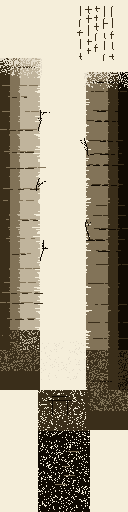

This figure's Python source:
#!/usr/bin/env python3
"""
Session 01 — Ink Wash Painting
Study: Sesshū Tōyō, Haboku-sansui (1495)
       After studying Wulong, Chongqing karst gorge.

Attempt 5: Informed by nature.
  - Cliff faces are VERTICAL WALLS, not tilted masses
  - Horizontal stratification within the rock
  - Trees grow from crevices at multiple heights, not from summit
  - Sky gap (paper) between two flanking cliff walls — bilateral composition
  - Human structure at gorge floor, tiny
  - Deep shadow at base

Visualization pass first: sketch composition in buffer, then commit.
"""
from PIL import Image
import math, random, os

W, H = 128, 512
OUT = os.path.dirname(os.path.abspath(__file__))

PAPER = (245, 238, 218)
MIST  = (228, 220, 202)
LIGHT = (192, 180, 156)
MID   = (130, 115,  88)
DARK  = ( 58,  46,  26)
BLACK = ( 16,  10,   2)

TONES = [BLACK, DARK, MID, LIGHT, MIST, PAPER]


def new_canvas(fill=PAPER):
    img = Image.new("RGB", (W, H), fill)
    return img, img.load()


# ── Primitives ────────────────────────────────────────────────────────────────

def set_px(px, x, y, tone):
    if 0 <= x < W and 0 <= y < H:
        px[x, y] = tone


def ink_line(px, pts, tone, width=1, rng=None, dry=False, dry_prob=0.22):
    for i in range(len(pts) - 1):
        x1, y1 = pts[i]
        x2, y2 = pts[i + 1]
        steps = max(abs(x2 - x1), abs(y2 - y1), 1)
        for j in range(steps + 1):
            if dry and rng and rng.random() < dry_prob:
                continue
            t = j / steps
            x = int(x1 + (x2 - x1) * t)
            y = int(y1 + (y2 - y1) * t)
            for w in range(width):
                set_px(px, x + w, y, tone)
                set_px(px, x, y + w, tone)


def striation(px, x0, x1, y, tone, rng, gap_prob=0.15):
    """Single horizontal stratification line across a cliff face segment."""
    x = x0
    while x < x1:
        if rng.random() < gap_prob:
            x += rng.randint(2, 6)
            continue
        run = rng.randint(3, 9)
        for rx in range(run):
            set_px(px, x + rx, y, tone)
        x += run + rng.randint(0, 3)


def cliff_wall(px, x0, x1, y0, y1, rng,
               base_tone=LIGHT, stria_tone=MID, shadow_tone=DARK,
               shadow_side='left', turbulence=0.12):
    """
    Paint a vertical cliff wall between x0..x1, y0..y1.
    - Base wash across the face
    - Horizontal striations (geological strata)
    - Shadow on one side (where wall recedes)
    - Irregular outer edge
    """
    # Outer edge turbulence per scanline
    for y in range(y0, y1):
        # Determine actual left/right edge with turbulence
        jitter_l = int(rng.gauss(0, turbulence * (x1 - x0)))
        jitter_r = int(rng.gauss(0, turbulence * (x1 - x0)))
        xl = max(x0, x0 + jitter_l) if shadow_side == 'right' else x0
        xr = min(x1, x1 + jitter_r) if shadow_side == 'left' else x1

        for x in range(xl, xr):
            # Base tone across face
            t = base_tone
            # Shadow deepens toward shadow_side
            if shadow_side == 'left':
                frac = (x - xl) / max(xr - xl, 1)
                if frac < 0.25:
                    t = shadow_tone
                elif frac < 0.5:
                    t = stria_tone
            else:
                frac = (xr - x) / max(xr - xl, 1)
                if frac < 0.25:
                    t = shadow_tone
                elif frac < 0.5:
                    t = stria_tone
            set_px(px, x, y, t)

    # Horizontal striations across the face
    stria_ys = []
    y = y0 + rng.randint(8, 16)
    while y < y1 - 4:
        stria_ys.append(y)
        y += rng.randint(10, 22)

    for sy in stria_ys:
        # Striation spans part of the wall — irregular
        sx0 = x0 + rng.randint(0, (x1 - x0) // 4)
        sx1 = x1 - rng.randint(0, (x1 - x0) // 4)
        striation(px, sx0, sx1, sy, stria_tone, rng)
        # Second line close by — doubling gives weight
        if rng.random() < 0.5:
            striation(px, sx0 + rng.randint(-2,2), sx1 + rng.randint(-2,2),
                      sy + 1, shadow_tone, rng, gap_prob=0.3)

    # Base shadow — darkest at gorge floor
    shadow_depth = min(40, (y1 - y0) // 3)
    for y in range(y1 - shadow_depth, y1):
        alpha = (y - (y1 - shadow_depth)) / shadow_depth
        t = DARK if alpha > 0.5 else MID
        for x in range(x0, x1):
            set_px(px, x, y, t)


def crevice_tree(px, x, y, rng, lean=0):
    """
    Tree growing from a cliff face — sparse, gnarled.
    lean: -1 left, 0 vertical, 1 right. Grows outward from cliff.
    """
    h = rng.randint(12, 20)
    # Trunk leans outward from cliff face
    trunk = [
        (x, y),
        (x + lean * rng.randint(1, 3), y - h // 2),
        (x + lean * rng.randint(2, 5), y - h),
    ]
    ink_line(px, trunk, BLACK, 1, rng)
    # Branches — sparse, reach toward empty space
    for _ in range(rng.randint(2, 4)):
        by = y - rng.randint(h // 3, h - 2)
        bx_tip = x + lean * rng.randint(3, 10) + rng.randint(-3, 3)
        ink_line(px, [(x + lean * 2, by), (bx_tip, by - rng.randint(1, 5))],
                 BLACK, 1, rng, dry=True)


def inscription(px, rng, x_start=82, y_start=8, cols=5):
    """Vertical inscription columns, right side."""
    for col in range(cols):
        cx = x_start + col * 8
        if cx >= W:
            break
        y = y_start
        while y < 55:
            ch = rng.randint(5, 10)
            ink_line(px, [(cx, y), (cx + rng.randint(-1, 1), y + ch)], DARK, 1, rng)
            if rng.random() < 0.45:
                ink_line(px, [(cx - rng.randint(1,3), y + ch//2),
                              (cx + rng.randint(1,3), y + ch//2)], DARK, 1, rng)
            y += ch + rng.randint(2, 5)


# ── Visualization (buffer sketch) ────────────────────────────────────────────

def visualize_composition(rng):
    """
    Quick compositional sketch — flat blocks, no texture.
    Use this to verify the layout before rendering.
    """
    img, px = new_canvas()

    # Left cliff: x 0..38, y 60..380
    for y in range(60, 380):
        for x in range(0, 38):
            px[x, y] = MID

    # Right cliff: x 90..128, y 80..420
    for y in range(80, 420):
        for x in range(90, W):
            px[x, y] = MID

    # Sky gap: paper (already)
    # Gorge floor: dark, y 350..512
    for y in range(360, H):
        for x in range(20, 108):
            if x < 38 or x > 90:
                px[x, y] = DARK
            else:
                px[x, y] = DARK

    # Structure at floor
    for y in range(400, 420):
        for x in range(50, 78):
            px[x, y] = BLACK

    img.save(os.path.join(OUT, "attempt_05_viz.png"))
    print("  composition viz saved")
    return img


# ── Final composition ─────────────────────────────────────────────────────────

def compose(px, rng):

    # Inscription — top right
    inscription(px, rng, x_start=80, y_start=6, cols=5)

    # ── LEFT CLIFF WALL ───────────────────────────────────────────────────
    # Dominates left side. Face visible on right edge (shadow left).
    # Top: emerges from mist around y=58. Bottom: extends to y=390.
    # Width: 0..42, with irregular right edge.

    cliff_wall(px, 0, 40, 58, 390, rng,
               base_tone=LIGHT, stria_tone=MID, shadow_tone=DARK,
               shadow_side='left', turbulence=0.08)

    # Left cliff: darker mass near base
    for y in range(330, 390):
        for x in range(0, 40):
            if rng.random() < 0.7:
                set_px(px, x, y, DARK)

    # Trees on LEFT cliff face — leaning RIGHT into the gap
    crevice_tree(px, 38, 130, rng, lean=1)
    crevice_tree(px, 36, 190, rng, lean=1)
    crevice_tree(px, 40, 260, rng, lean=1)

    # ── RIGHT CLIFF WALL ──────────────────────────────────────────────────
    # Recedes into background slightly. Top: y=72. Bottom: y=430.
    # Width: 86..128, shadow on right edge.

    cliff_wall(px, 86, W, 72, 430, rng,
               base_tone=MID, stria_tone=DARK, shadow_tone=BLACK,
               shadow_side='right', turbulence=0.06)

    # Right cliff: darker overall (in shadow relative to left)
    for y in range(350, 430):
        for x in range(86, W):
            if rng.random() < 0.65:
                set_px(px, x, y, DARK)

    # Trees on RIGHT cliff face — leaning LEFT into the gap
    crevice_tree(px, 88, 155, rng, lean=-1)
    crevice_tree(px, 90, 240, rng, lean=-1)

    # ── SKY GAP ────────────────────────────────────────────────────────────
    # Already paper color. Add very faint mist at the horizon where
    # the gap narrows and the gorge floor disappears into haze.
    for y in range(340, 380):
        for x in range(40, 86):
            if rng.random() < 0.06:
                set_px(px, x, y, MIST)

    # ── GORGE FLOOR ────────────────────────────────────────────────────────
    # Deep shadow. A small pavilion structure, barely visible.
    for y in range(390, H):
        for x in range(38, 90):
            t = BLACK if y > 430 else DARK
            if rng.random() < 0.85:
                set_px(px, x, y, t)

    # Pavilion — a few marks suggesting a roof line
    # Roof ridge marks: two short horizontal strokes at slightly different heights
    for rx in range(48, 72):
        set_px(px, rx, 400, BLACK)
    for rx in range(52, 68):
        set_px(px, rx, 396, BLACK)
    # Vertical supports
    for ry in range(400, 415):
        set_px(px, 52, ry, BLACK)
        set_px(px, 67, ry, BLACK)

    # ── PATH / WATER GLEAM ─────────────────────────────────────────────────
    # Very faint reflective marks on the gorge floor path
    for _ in range(4):
        wy = rng.randint(445, 495)
        wx = rng.randint(44, 80)
        ink_line(px, [(wx, wy), (wx + rng.randint(4, 12), wy)], MID, 1, rng)

    # ── CLIFF TOP MIST ─────────────────────────────────────────────────────
    # Where the cliff tops fade into sky — a few haze marks
    for y in range(58, 78):
        for x in range(0, 42):
            if rng.random() < (78 - y) / 20 * 0.7:
                set_px(px, x, y, MIST)

    for y in range(72, 90):
        for x in range(84, W):
            if rng.random() < (90 - y) / 18 * 0.6:
                set_px(px, x, y, MIST)


def main():
    rng = random.Random(17)

    # Step 1: visualization sketch
    print("Visualizing composition...")
    visualize_composition(rng)

    # Step 2: final render
    print("Rendering final...")
    rng2 = random.Random(17)
    img, px = new_canvas()
    compose(px, rng2)
    out_path = os.path.join(OUT, "attempt_05.png")
    img.save(out_path)
    print(f"  {out_path}")


if __name__ == "__main__":
    main()
